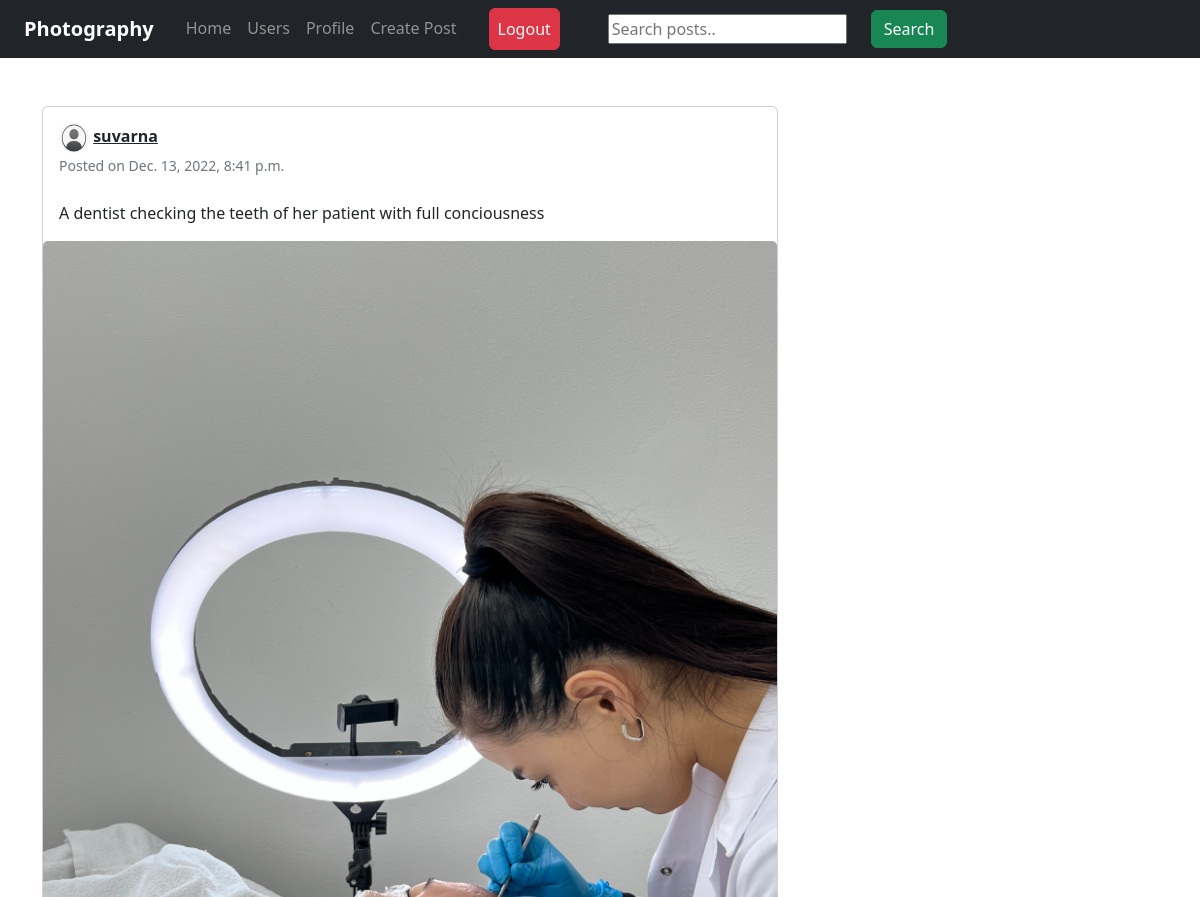
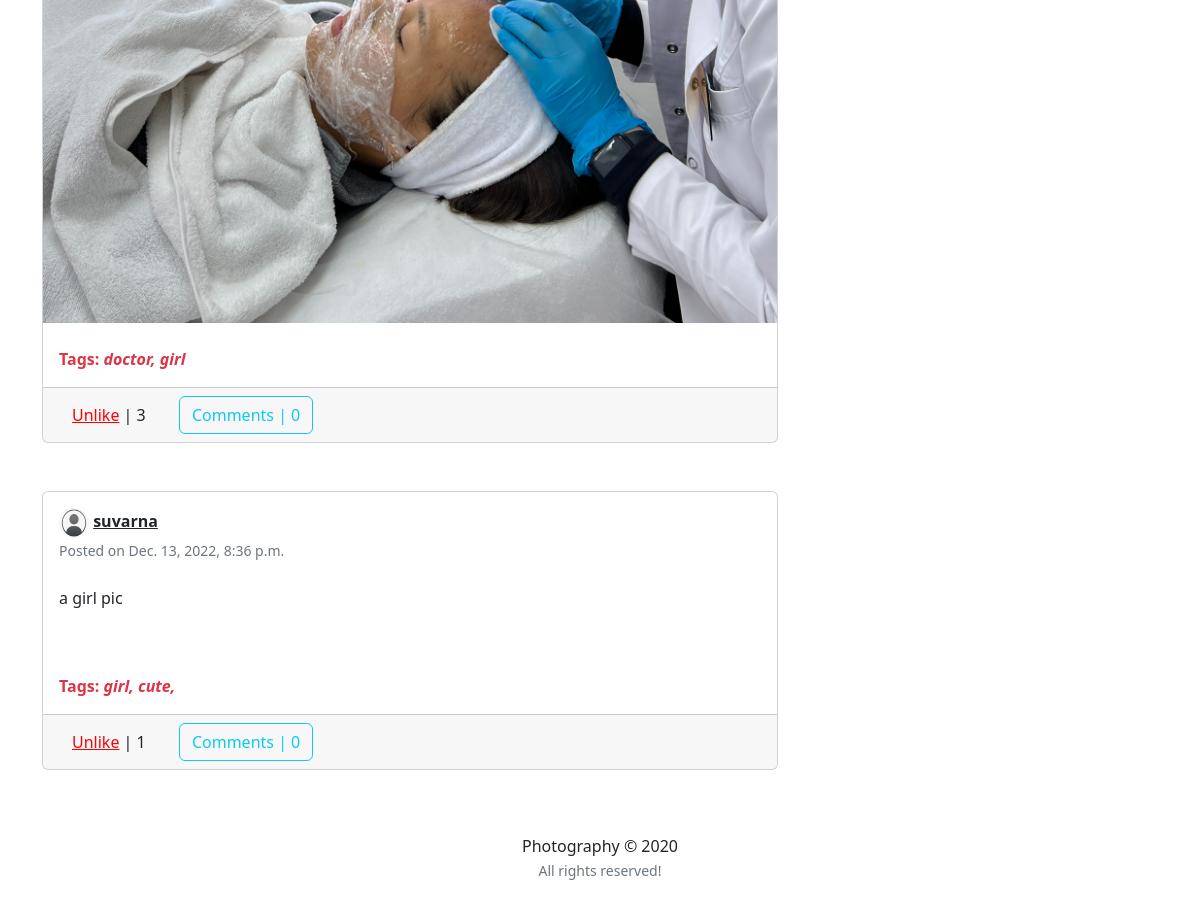
/user_posts/suvarna (signed in), run on the app's committed database (2 pictures, top to bottom).
### feed/models.py (models this page shows, shortened)
class Post(models.Model):
	description = models.CharField(max_length=255, blank=True)
	pic = models.ImageField(upload_to='path/to/img')
	date_posted = models.DateTimeField(default=timezone.now)
	user_name = models.ForeignKey(User, on_delete=models.CASCADE)
	tags = models.CharField(max_length=100, blank=True)

### users/models.py (models this page shows, shortened)
class Profile(models.Model):
	user = models.OneToOneField(User, on_delete=models.CASCADE)
	image = models.ImageField(default='default.png', upload_to='profile_pics')
	slug = AutoSlugField(populate_from='user')
	bio = models.CharField(max_length=255, blank=True)
	def get_absolute_url(self):
		return "/users/{}".format(self.slug)

### feed/views.py (the view)
# urls.py: path('user_posts/<str:username>', UserPostListView.as_view(), name='user-posts'),
class UserPostListView(LoginRequiredMixin, ListView):
    model = Post
    template_name = 'feed/user_posts.html'
    context_object_name = 'posts'
    paginate_by = 10
    def get_context_data(self, **kwargs):
        context = super(UserPostListView, self).get_context_data(**kwargs)
        user = get_object_or_404(User, username=self.kwargs.get('username'))
        liked = [i for i in Post.objects.filter(
            user_name=user) if Like.objects.filter(user=self.request.user, post=i)]
        context['liked_post'] = liked
        return context
    def get_queryset(self):
        user = get_object_or_404(User, username=self.kwargs.get('username'))
        return Post.objects.filter(user_name=user).order_by('-date_posted')

### templates/feed/user_posts.html (shortened to what this page needs)
{% extends "feed/layout.html" %}
{% load static %}
{% block searchform %}
<form class="form-inline my-2 my-lg-0 ml-5" action="{% url 'search_posts' %}" method="get">
    <input name="p" type="text" placeholder="Search posts..">
    <button class="btn btn-success my-2 my-sm-0 ml-4" type="submit">Search</button>
</form>
{% endblock searchform %}
{% block content %}
<div class="container">
    <div class="row">
        <div class="col-md-8">
            {% for post in posts %}
            <div class="card card-signin my-5">
                <div class="card-body">
                    <a href="{{ post.user_name.profile.get_absolute_url }}"><img
                            src="{{ post.user_name.profile.image.url }}" class="rounded-circle" width="30" height="30"
                            alt=""></a>
                    <a class="text-dark"
                        href="{{ post.user_name.profile.get_absolute_url }}"><b>{{ post.user_name }}</b></a>
                    <br><small class="text-muted">Posted on {{ post.date_posted }}</small>
                    <br><br>
                    <p class="card-text text-dark">{{ post.description }}</p>
                </div>
                <a href="{% url 'post-detail' post.id %}"><img class="card-img-top" src="{{ post.pic.url }}" alt=""></a>
                {% if post.tags %}
                <br>
                <p class="text-danger ml-3"><b>Tags: <i>{{ post.tags }}</i></b></p>
                {% endif %}
                <div class="card-footer">
                    <button class="btn btn-white mr-3 like" id="{{ post.id }}">
                        {% if post in liked_post %}
                        <a href="{% url 'post-like' %}" style="color:red;" id="likebtn{{ post.id }}"> Unlike</a> |
                        {{post.likes.count}}
                        {% else %}
                        <a href="{% url 'post-like' %}" style="color:green;" id="likebtn{{ post.id }}"> Like</a> |
                        {{post.likes.count}}
                        {% endif %}
                    </button>
                    <a class="btn btn-outline-info" href="{% url 'post-detail' post.id %}">Comments |
                        {{ post.details.count }}</a>
                </div>
            </div>
            {% endfor %}
        </div>
    </div>
</div>
{% endblock content %}

### data on the page
Post: user_name.profile.image (placeholder picture), user_name "suvarna", date_posted "Dec. 13, 2022, 8:41 p.m.", description "A dentist checking the teeth of her patient with full conciousness", pic (picture), tags "doctor, girl", likes.count "3", details.count "0"
Post: user_name.profile.image (placeholder picture), user_name "suvarna", date_posted "Dec. 13, 2022, 8:36 p.m.", description "a girl pic", tags "girl, cute,", likes.count "1", details.count "0"
